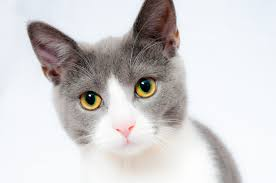
#> input picture lol/cat1.jpeg, 276 x 183 px
$ python cv.py cat1.jpeg
#> lines starting #> are read from the running program, lines starting #| are printed output that depends on the picture; after the words box and inside, x2 and y2 are one past the last pixel; in counts of white or black regions, pixels touching at a corner belong together
import cv2
import numpy as np
from matplotlib import pyplot as plt
import sys

img = cv2.imread(sys.argv[1], 0)
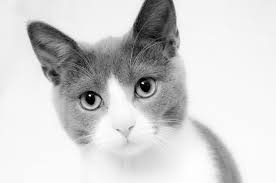
#> img: shape (183, 276); min 0, max 255, mean 209

adap = cv2.adaptiveThreshold(img, 255, cv2.ADAPTIVE_THRESH_GAUSSIAN_C,\
            cv2.THRESH_BINARY, 11, 2)
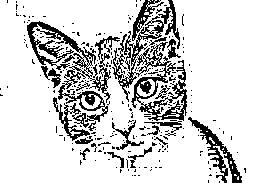
#> adap: shape (183, 276); 83.7% white; black in thin lines or dots, all inside (x1, y1, x2, y2) = (0, 0, 246, 183)

gauss = cv2.GaussianBlur(adap, (5,5), 0)
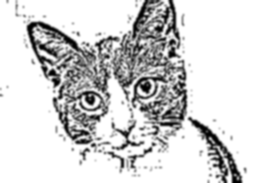
#> gauss: shape (183, 276); min 0, max 255, mean 213.3

_, otsu = cv2.threshold(gauss, 0, 255, cv2.THRESH_BINARY+cv2.THRESH_OTSU)
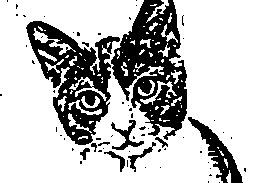
#> otsu: shape (183, 276); 75.7% white; 63 black regions (53 under 20 px), largest, box (x1, y1, x2, y2) and area: (111, 0, 187, 140) 5530, (26, 21, 120, 145) 4705, (188, 117, 243, 183) 1048

plt.subplot(1,2,1)
plt.imshow(img, cmap="gray")
plt.title("Original")
plt.subplot(1,2,2)
plt.imshow(otsu, cmap="gray")
plt.title("Processed")
plt.show()
